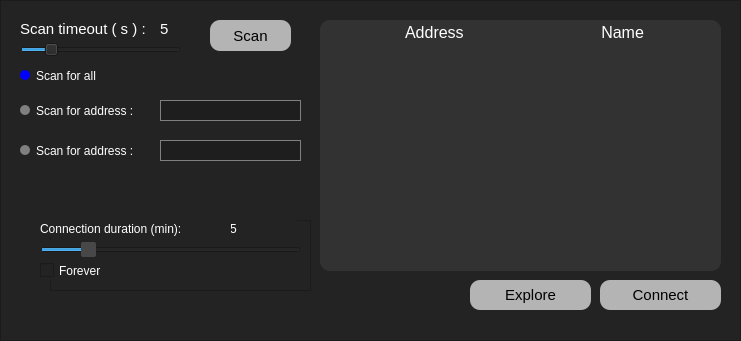
                   <widget class="QFrame" name="appFrame_2">
                    <property name="geometry">
                     <rect>
                      <x>10</x>
                      <y>20</y>
                      <width>741</width>
                      <height>341</height>
                     </rect>
                    </property>
                    <property name="minimumSize">
                     <size>
                      <width>0</width>
                      <height>0</height>
                     </size>
                    </property>
                    <property name="maximumSize">
                     <size>
                      <width>1000000</width>
                      <height>100000</height>
                     </size>
                    </property>
                    <property name="styleSheet">
                     <string notr="true">background-color: rgb(35, 35, 35);</string>
                    </property>
                    <property name="frameShape">
                     <enum>QFrame::StyledPanel</enum>
                    </property>
                    <property name="frameShadow">
                     <enum>QFrame::Raised</enum>
                    </property>
                    <widget class="QPushButton" name="btnExplore">
                     <property name="geometry">
                      <rect>
                       <x>470</x>
                       <y>280</y>
                       <width>121</width>
                       <height>30</height>
                      </rect>
                     </property>
                     <property name="minimumSize">
                      <size>
                       <width>0</width>
                       <height>30</height>
                      </size>
                     </property>
                     <property name="maximumSize">
                      <size>
                       <width>16777215</width>
                       <height>30</height>
                      </size>
                     </property>
                     <property name="font">
                      <font>
                       <pointsize>11</pointsize>
                      </font>
                     </property>
                     <property name="styleSheet">
                      <string notr="true">QPushButton{
	color: rgb(0, 0, 0);
	background-color: rgb(180, 180, 180);
	border:none;
border-radius:10px;

}

QPushButton:hover{
	color: rgb(255, 255, 255);
	background-color: rgb(170, 77, 77);

}

QPushButton:pressed{
	
		color: rgb(255, 255, 255);
	background-color: rgb(170, 27, 27);
}</string>
                     </property>
                     <property name="text">
                      <string>Explore</string>
                     </property>
                    </widget>
                    <widget class="QFrame" name="scaneSliderFrame_2">
                     <property name="geometry">
                      <rect>
                       <x>10</x>
                       <y>10</y>
                       <width>291</width>
                       <height>51</height>
                      </rect>
                     </property>
                     <property name="styleSheet">
                      <string notr="true">border:none;</string>
                     </property>
                     <property name="frameShape">
                      <enum>QFrame::StyledPanel</enum>
                     </property>
                     <property name="frameShadow">
                      <enum>QFrame::Raised</enum>
                     </property>
                     <widget class="QSlider" name="timeoutSlider_2">
                      <property name="geometry">
                       <rect>
                        <x>10</x>
                        <y>30</y>
                        <width>161</width>
                        <height>20</height>
                       </rect>
                      </property>
                      <property name="styleSheet">
                       <string notr="true"/>
                      </property>
                      <property name="maximum">
                       <number>30</number>
                      </property>
                      <property name="pageStep">
                       <number>1</number>
                      </property>
                      <property name="value">
                       <number>5</number>
                      </property>
                      <property name="orientation">
                       <enum>Qt::Horizontal</enum>
                      </property>
                     </widget>
                     <widget class="QLabel" name="label_10">
                      <property name="geometry">
                       <rect>
                        <x>10</x>
                        <y>10</y>
                        <width>131</width>
                        <height>17</height>
                       </rect>
                      </property>
                      <property name="font">
                       <font>
                        <pointsize>11</pointsize>
                       </font>
                      </property>
                      <property name="styleSheet">
                       <string notr="true">
color: rgb(255, 255, 255);</string>
                      </property>
                      <property name="text">
                       <string>Scan timeout ( s ) :</string>
                      </property>
                     </widget>
                     <widget class="QLabel" name="timeoutLabel_2">
                      <property name="geometry">
                       <rect>
                        <x>150</x>
                        <y>10</y>
                        <width>41</width>
                        <height>17</height>
                       </rect>
                      </property>
                      <property name="font">
                       <font>
                        <pointsize>11</pointsize>
                       </font>
                      </property>
                      <property name="styleSheet">
                       <string notr="true">
color: rgb(255, 255, 255);</string>
                      </property>
                      <property name="text">
                       <string>5</string>
                      </property>
                     </widget>
                    </widget>
                    <widget class="QLabel" name="label_6">
                     <property name="geometry">
                      <rect>
                       <x>320</x>
                       <y>20</y>
                       <width>401</width>
                       <height>25</height>
                      </rect>
                     </property>
                     <property name="minimumSize">
                      <size>
                       <width>0</width>
                       <height>25</height>
                      </size>
                     </property>
                     <property name="font">
                      <font>
                       <pointsize>12</pointsize>
                       <weight>50</weight>
                       <bold>false</bold>
                      </font>
                     </property>
                     <property name="styleSheet">
                      <string notr="true">color: rgb(255, 255, 255);
border-radius:10px;
background-color: rgb(50, 50, 50);
	</string>
                     </property>
                     <property name="text">
                      <string>  Address                               Name</string>
                     </property>
                     <property name="alignment">
                      <set>Qt::AlignCenter</set>
                     </property>
                     <property name="margin">
                      <number>5</number>
                     </property>
                    </widget>
                    <widget class="QListWidget" name="list_discover_address_2">
                     <property name="geometry">
                      <rect>
                       <x>320</x>
                       <y>21</y>
                       <width>401</width>
                       <height>250</height>
                      </rect>
                     </property>
                     <property name="minimumSize">
                      <size>
                       <width>0</width>
                       <height>250</height>
                      </size>
                     </property>
                     <property name="maximumSize">
                      <size>
                       <width>550</width>
                       <height>1000</height>
                      </size>
                     </property>
                     <property name="font">
                      <font>
                       <family>Monospace</family>
                       <pointsize>11</pointsize>
                       <weight>50</weight>
                       <bold>false</bold>
                      </font>
                     </property>
                     <property name="styleSheet">
                      <string notr="true">border-color: rgb(0, 0, 0);
border-radius:10px;
background-color: rgb(50, 50, 50);
color: rgb(255, 255, 255);</string>
                     </property>
                    </widget>
                    <widget class="QTextEdit" name="textEdit">
                     <property name="geometry">
                      <rect>
                       <x>160</x>
                       <y>100</y>
                       <width>141</width>
                       <height>21</height>
                      </rect>
                     </property>
                     <property name="font">
                      <font>
                       <pointsize>10</pointsize>
                      </font>
                     </property>
                     <property name="styleSheet">
                      <string notr="true">background-color: rgb(30, 30, 30);
color: rgb(255, 255, 255);
border: 1px solid gray;</string>
                     </property>
                     <property name="verticalScrollBarPolicy">
                      <enum>Qt::ScrollBarAlwaysOff</enum>
                     </property>
                    </widget>
                    <widget class="QRadioButton" name="radioButton">
                     <property name="geometry">
                      <rect>
                       <x>20</x>
                       <y>90</y>
                       <width>131</width>
                       <height>41</height>
                      </rect>
                     </property>
                     <property name="font">
                      <font>
                       <weight>50</weight>
                       <bold>false</bold>
                      </font>
                     </property>
                     <property name="styleSheet">
                      <string notr="true">QRadioButton {
   
    color:                  white;
}

QRadioButton::indicator {
    width:                  10px;
    height:                 10px;
    border-radius:          5px;
}

QRadioButton::indicator:checked {
    background-color:       blue;
  
}

QRadioButton::indicator:unchecked {
    background-color:       gray;

}</string>
                     </property>
                     <property name="text">
                      <string>Scan for address :</string>
                     </property>
                    </widget>
                    <widget class="QRadioButton" name="radioButton_2">
                     <property name="geometry">
                      <rect>
                       <x>20</x>
                       <y>130</y>
                       <width>131</width>
                       <height>41</height>
                      </rect>
                     </property>
                     <property name="font">
                      <font>
                       <weight>50</weight>
                       <bold>false</bold>
                      </font>
                     </property>
                     <property name="styleSheet">
                      <string notr="true">QRadioButton {
   
    color:                  white;
}

QRadioButton::indicator {
    width:                  10px;
    height:                 10px;
    border-radius:          5px;
}

QRadioButton::indicator:checked {
    background-color:       blue;

}

QRadioButton::indicator:unchecked {
    background-color:       gray;

}</string>
                     </property>
                     <property name="text">
                      <string>Scan for address :</string>
                     </property>
                    </widget>
                    <widget class="QTextEdit" name="textEdit_2">
                     <property name="geometry">
                      <rect>
                       <x>160</x>
                       <y>140</y>
                       <width>141</width>
                       <height>21</height>
                      </rect>
                     </property>
                     <property name="font">
                      <font>
                       <pointsize>10</pointsize>
                      </font>
                     </property>
                     <property name="styleSheet">
                      <string notr="true">background-color: rgb(30, 30, 30);
color: rgb(255, 255, 255);
border-color: rgb(255, 255, 255);
border: 1px solid gray;</string>
                     </property>
                     <property name="verticalScrollBarPolicy">
                      <enum>Qt::ScrollBarAlwaysOff</enum>
                     </property>
                    </widget>
                    <widget class="QRadioButton" name="radioButton_3">
                     <property name="geometry">
                      <rect>
                       <x>20</x>
                       <y>60</y>
                       <width>112</width>
                       <height>31</height>
                      </rect>
                     </property>
                     <property name="font">
                      <font>
                       <weight>50</weight>
                       <bold>false</bold>
                      </font>
                     </property>
                     <property name="autoFillBackground">
                      <bool>false</bool>
                     </property>
                     <property name="styleSheet">
                      <string notr="true">QRadioButton {
   
    color:                  white;
}

QRadioButton::indicator {
    width:                  10px;
    height:                 10px;
    border-radius:          5px;
}

QRadioButton::indicator:checked {
    background-color:       blue;
 
}

QRadioButton::indicator:unchecked {
    background-color:       gray;
 
}</string>
                     </property>
                     <property name="text">
                      <string>Scan for all</string>
                     </property>
                     <property name="checked">
                      <bool>true</bool>
                     </property>
                    </widget>
                    <widget class="QFrame" name="frame_6">
                     <property name="geometry">
                      <rect>
                       <x>50</x>
                       <y>220</y>
                       <width>261</width>
                       <height>71</height>
                      </rect>
                     </property>
                     <property name="frameShape">
                      <enum>QFrame::StyledPanel</enum>
                     </property>
                     <property name="frameShadow">
                      <enum>QFrame::Raised</enum>
                     </property>
                     <widget class="QLabel" name="lblConnectionTime">
                      <property name="geometry">
                       <rect>
                        <x>180</x>
                        <y>0</y>
                        <width>67</width>
                        <height>17</height>
                       </rect>
                      </property>
                      <property name="styleSheet">
                       <string notr="true">color: rgb(255, 255, 255);</string>
                      </property>
                      <property name="text">
                       <string>5</string>
                      </property>
                     </widget>
                    </widget>
                    <widget class="QPushButton" name="btnConnect">
                     <property name="geometry">
                      <rect>
                       <x>600</x>
                       <y>280</y>
                       <width>121</width>
                       <height>30</height>
                      </rect>
                     </property>
                     <property name="minimumSize">
                      <size>
                       <width>0</width>
                       <height>30</height>
                      </size>
                     </property>
                     <property name="maximumSize">
                      <size>
                       <width>16777215</width>
                       <height>30</height>
                      </size>
                     </property>
                     <property name="font">
                      <font>
                       <pointsize>11</pointsize>
                      </font>
                     </property>
                     <property name="styleSheet">
                      <string notr="true">QPushButton{
	color: rgb(0, 0, 0);
	background-color: rgb(180, 180, 180);
	border:none;
border-radius:10px;

}

QPushButton:hover{
	color: rgb(255, 255, 255);
	background-color: rgb(170, 77, 77);

}

QPushButton:pressed{
	
		color: rgb(255, 255, 255);
	background-color: rgb(170, 27, 27);
}</string>
                     </property>
                     <property name="text">
                      <string>Connect</string>
                     </property>
                    </widget>
                    <widget class="QCheckBox" name="checkBox">
                     <property name="geometry">
                      <rect>
                       <x>40</x>
                       <y>260</y>
                       <width>92</width>
                       <height>21</height>
                      </rect>
                     </property>
                     <property name="styleSheet">
                      <string notr="true">color: rgb(255, 255, 255);</string>
                     </property>
                     <property name="text">
                      <string>Forever</string>
                     </property>
                    </widget>
                    <widget class="QLabel" name="label_3">
                     <property name="geometry">
                      <rect>
                       <x>40</x>
                       <y>220</y>
                       <width>191</width>
                       <height>17</height>
                      </rect>
                     </property>
                     <property name="styleSheet">
                      <string notr="true">color: rgb(255, 255, 255);</string>
                     </property>
                     <property name="text">
                      <string>Connection duration (min):</string>
                     </property>
                    </widget>
                    <widget class="QSlider" name="timeoutSlider_3">
                     <property name="geometry">
                      <rect>
                       <x>40</x>
                       <y>240</y>
                       <width>261</width>
                       <height>20</height>
                      </rect>
                     </property>
                     <property name="styleSheet">
                      <string notr="true">QSlider::handle:horizontal {
    height: 4px;
    width: 3px;
	
	background-color: rgb(72, 72,72);
    margin: 0 -2px; /* expand outside the groove */
border-radius:2px;
}
</string>
                     </property>
                     <property name="maximum">
                      <number>30</number>
                     </property>
                     <property name="pageStep">
                      <number>1</number>
                     </property>
                     <property name="value">
                      <number>5</number>
                     </property>
                     <property name="orientation">
                      <enum>Qt::Horizontal</enum>
                     </property>
                    </widget>
                    <widget class="QPushButton" name="btnScan">
                     <property name="geometry">
                      <rect>
                       <x>210</x>
                       <y>20</y>
                       <width>81</width>
                       <height>31</height>
                      </rect>
                     </property>
                     <property name="minimumSize">
                      <size>
                       <width>0</width>
                       <height>30</height>
                      </size>
                     </property>
                     <property name="maximumSize">
                      <size>
                       <width>1000</width>
                       <height>16777215</height>
                      </size>
                     </property>
                     <property name="font">
                      <font>
                       <pointsize>11</pointsize>
                      </font>
                     </property>
                     <property name="styleSheet">
                      <string notr="true">QPushButton{
	color: rgb(0, 0, 0);
	background-color: rgb(180, 180, 180);
	border:none;
border-radius:10px;

}

QPushButton:hover{
	color: rgb(255, 255, 255);
	background-color: rgb(170, 77, 77);

}

QPushButton:pressed{
	
		color: rgb(255, 255, 255);
	background-color: rgb(170, 27, 27);
}</string>
                     </property>
                     <property name="text">
                      <string>Scan</string>
                     </property>
                    </widget>
                    <zorder>btnExplore</zorder>
                    <zorder>scaneSliderFrame_2</zorder>
                    <zorder>list_discover_address_2</zorder>
                    <zorder>label_6</zorder>
                    <zorder>textEdit</zorder>
                    <zorder>radioButton</zorder>
                    <zorder>radioButton_2</zorder>
                    <zorder>textEdit_2</zorder>
                    <zorder>radioButton_3</zorder>
                    <zorder>frame_6</zorder>
                    <zorder>btnConnect</zorder>
                    <zorder>checkBox</zorder>
                    <zorder>label_3</zorder>
                    <zorder>timeoutSlider_3</zorder>
                    <zorder>btnScan</zorder>
                   </widget>
